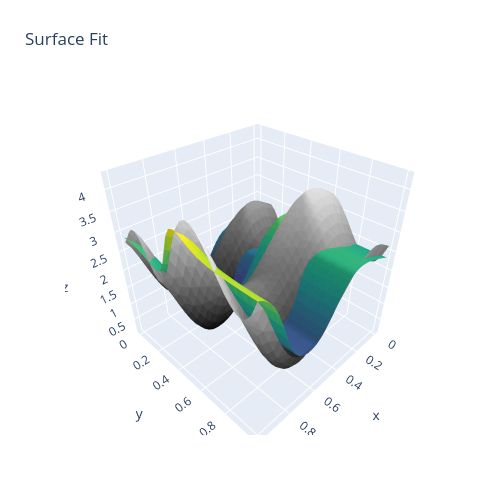

Source (notebook cell):
### Code cell
Rebuilder = Rebuild()
Rebuilder.rebuildFullNet("model_2_3_2")

### Figure 1 — Plotly figure (JSON) as saved in the notebook; plotly's stock layout.template omitted (floating-point values rounded to 4 significant figures; data arrays with more than 128 entries replaced by an {"elided": "..."} marker saying what was removed)
{"data": [{"facecolor": {"elided": "1922 str values"}, "i": {"elided": "1922 int values"}, "j": {"elided": "1922 int values"}, "k": {"elided": "1922 int values"}, "name": "", "type": "mesh3d", "x": {"elided": "1024 float values"}, "y": {"elided": "1024 float values"}, "z": {"elided": "1024 float values"}}, {"facecolor": {"elided": "1922 str values"}, "i": {"elided": "1922 int values"}, "j": {"elided": "1922 int values"}, "k": {"elided": "1922 int values"}, "name": "", "type": "mesh3d", "x": {"elided": "1024 float values"}, "y": {"elided": "1024 float values"}, "z": {"elided": "1024 float values"}}], "layout": {"autosize": false, "height": 500, "margin": {"b": 65, "l": 65, "r": 50, "t": 90}, "title": {"text": "Surface Fit"}, "width": 500}}
